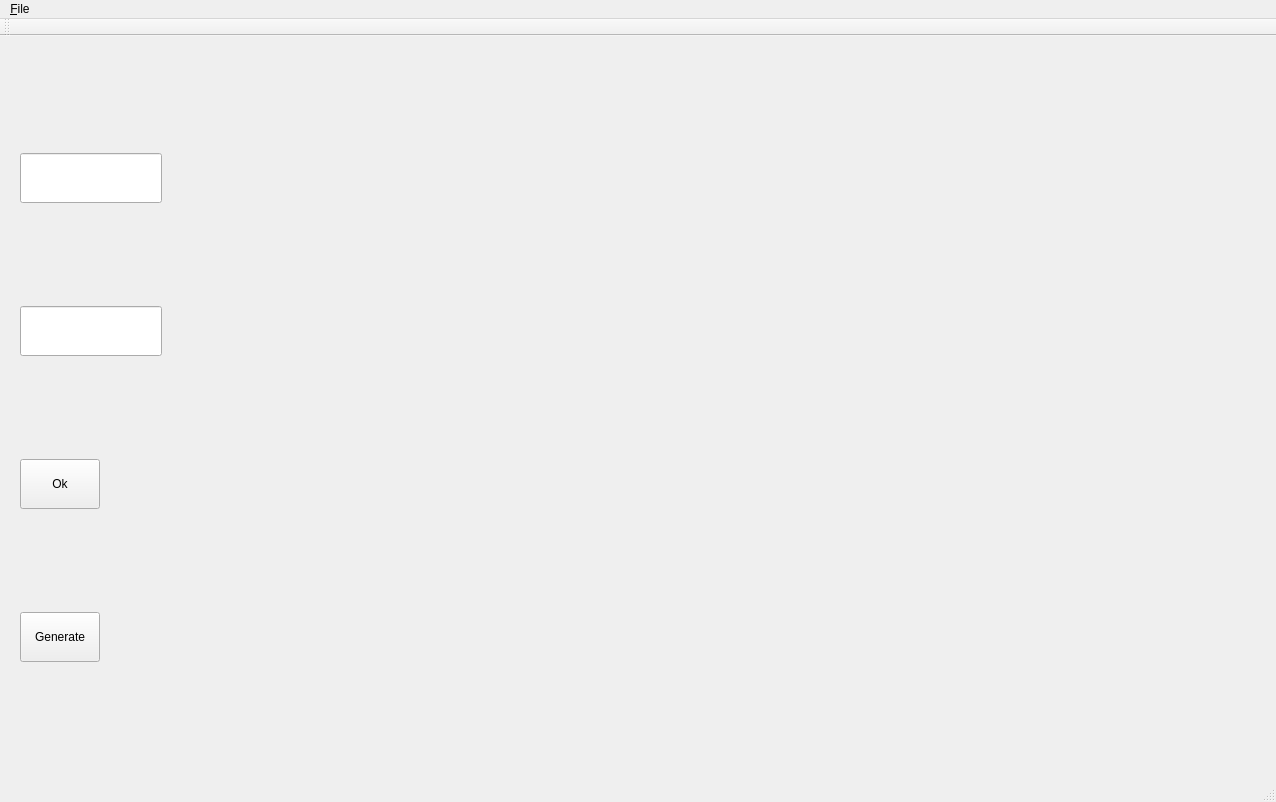
<?xml version="1.0" encoding="UTF-8"?>
<ui version="4.0">
 <class>MonkeyPass</class>
 <widget class="QMainWindow" name="MonkeyPass">
  <property name="geometry">
   <rect>
    <x>0</x>
    <y>0</y>
    <width>1276</width>
    <height>802</height>
   </rect>
  </property>
  <property name="windowTitle">
   <string>MonkeyPass</string>
  </property>
  <widget class="QWidget" name="centralWidget">
   <layout class="QHBoxLayout" name="horizontalLayout">
    <item>
     <widget class="QStackedWidget" name="stackedWidget">
      <property name="currentIndex">
       <number>1</number>
      </property>
      <widget class="QWidget" name="login_page">
       <layout class="QVBoxLayout" name="verticalLayout">
        <item>
         <widget class="QLineEdit" name="masterPassword"/>
        </item>
       </layout>
      </widget>
      <widget class="QWidget" name="create_page">
       <widget class="QLineEdit" name="newPassword">
        <property name="geometry">
         <rect>
          <x>9</x>
          <y>106</y>
          <width>142</width>
          <height>50</height>
         </rect>
        </property>
        <property name="minimumSize">
         <size>
          <width>0</width>
          <height>50</height>
         </size>
        </property>
       </widget>
       <widget class="QLineEdit" name="passwordConfirm">
        <property name="geometry">
         <rect>
          <x>9</x>
          <y>259</y>
          <width>142</width>
          <height>50</height>
         </rect>
        </property>
        <property name="minimumSize">
         <size>
          <width>0</width>
          <height>50</height>
         </size>
        </property>
       </widget>
       <widget class="QPushButton" name="createButton">
        <property name="geometry">
         <rect>
          <x>9</x>
          <y>412</y>
          <width>80</width>
          <height>50</height>
         </rect>
        </property>
        <property name="minimumSize">
         <size>
          <width>0</width>
          <height>50</height>
         </size>
        </property>
        <property name="maximumSize">
         <size>
          <width>200</width>
          <height>16777215</height>
         </size>
        </property>
        <property name="text">
         <string>Ok</string>
        </property>
       </widget>
       <widget class="QPushButton" name="generateButton">
        <property name="geometry">
         <rect>
          <x>9</x>
          <y>565</y>
          <width>80</width>
          <height>50</height>
         </rect>
        </property>
        <property name="minimumSize">
         <size>
          <width>0</width>
          <height>50</height>
         </size>
        </property>
        <property name="maximumSize">
         <size>
          <width>200</width>
          <height>16777215</height>
         </size>
        </property>
        <property name="text">
         <string>Generate</string>
        </property>
       </widget>
      </widget>
     </widget>
    </item>
   </layout>
  </widget>
  <widget class="QMenuBar" name="menuBar">
   <property name="geometry">
    <rect>
     <x>0</x>
     <y>0</y>
     <width>1276</width>
     <height>23</height>
    </rect>
   </property>
   <widget class="QMenu" name="menu_File">
    <property name="title">
     <string>&amp;File</string>
    </property>
    <addaction name="actionImport_Enpass_File"/>
   </widget>
   <addaction name="menu_File"/>
  </widget>
  <widget class="QToolBar" name="mainToolBar">
   <attribute name="toolBarArea">
    <enum>TopToolBarArea</enum>
   </attribute>
   <attribute name="toolBarBreak">
    <bool>false</bool>
   </attribute>
  </widget>
  <widget class="QStatusBar" name="statusBar"/>
  <action name="actionImport_Enpass_File">
   <property name="text">
    <string>Import Enpass File</string>
   </property>
  </action>
 </widget>
 <layoutdefault spacing="6" margin="11"/>
 <resources/>
 <connections/>
</ui>
